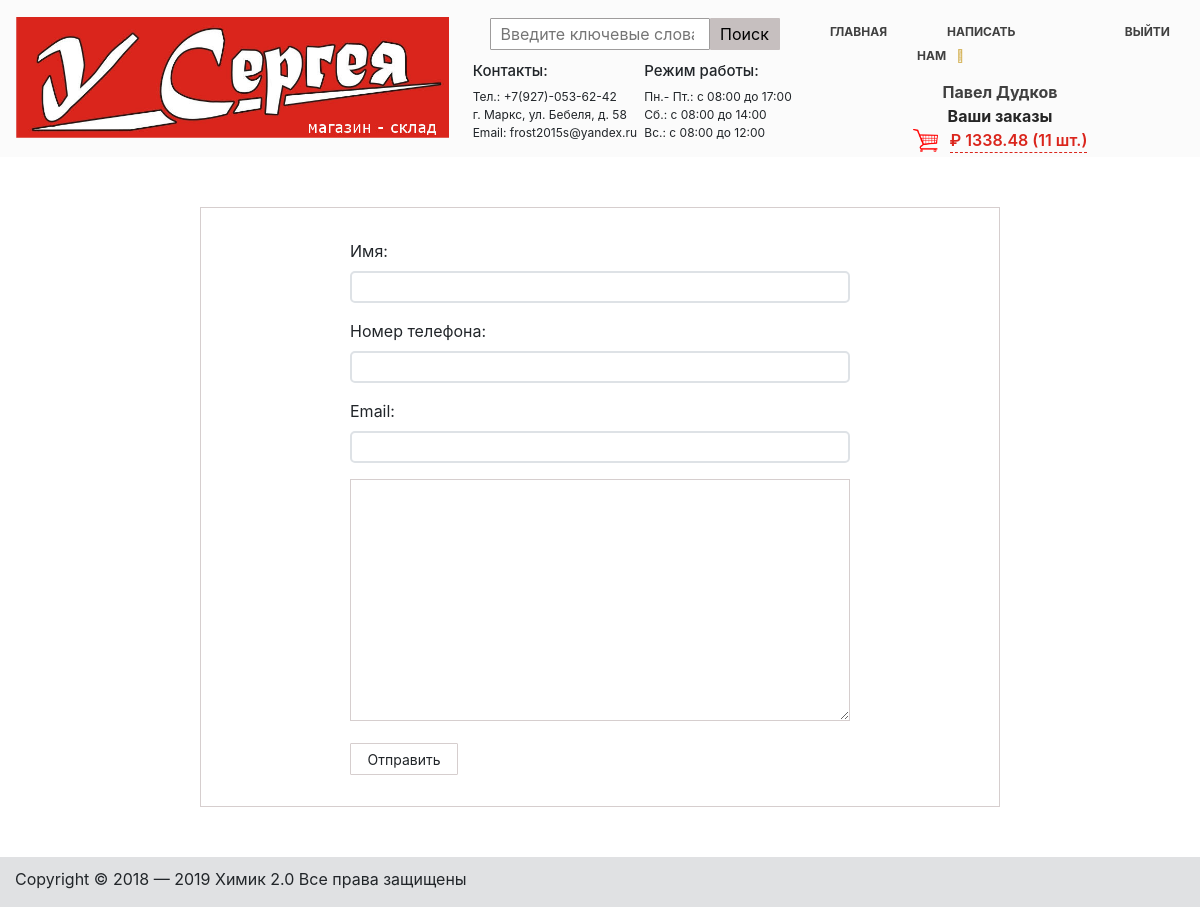
/feedback/ (signed in), run on the app's committed database.
### authapp/models.py (models this page shows)
class ShopUser(AbstractUser):
    avatar = models.ImageField(verbose_name='фотография', upload_to='users_avatars', blank='True', default='users_avatars/default.jpg')
    phone = models.CharField(verbose_name='номер телефона', max_length=30)

### basketapp/models.py (models this page shows, shortened)
class Basket(models.Model):
    user = models.ForeignKey(settings.AUTH_USER_MODEL, on_delete=models.CASCADE, related_name='basket')
    product = models.ForeignKey(Product, on_delete=models.CASCADE)
    quantity = models.PositiveIntegerField(verbose_name='количество', default=0)
    add_datetime = models.DateTimeField(verbose_name='время', auto_now_add=True)
    @property
    def product_cost(self):
        return self.product.price * self.quantity
    @property
    def total_quantity(self):
        _items = Basket.objects.filter(user=self.user)
        _totalquantity = sum(list(map(lambda x: x.quantity, _items)))
        return _totalquantity
    @property
    def total_cost(self):
        _items = Basket.objects.filter(user=self.user)
        _totalcost = sum(list(map(lambda x: x.product_cost, _items)))
        return _totalcost

### mainapp/models.py (models this page shows, shortened)
class Product(models.Model):
    category = models.ForeignKey(ProductCategory, on_delete=models.CASCADE)
    name = models.CharField(verbose_name='имя продукта', max_length=128)
    image = models.ImageField(upload_to='products_images', blank=True)
    short_desc = models.CharField(verbose_name='краткое описание продукта', max_length=60, blank=True)
    description = models.TextField(verbose_name='описание продукта', blank=True)
    price = models.DecimalField(verbose_name='цена продукта', max_digits=8, decimal_places=2, default=0)
    quantity = models.PositiveIntegerField(verbose_name='количество на складе', default=0)

### mainapp/views.py (the view)
# urls.py: path('feedback/', mainapp.feedback, name='feedback'),
def feedback(request):
    title = 'Написать нам'
    basket = []
    if request.user.is_authenticated:
        basket = Basket.objects.filter(user=request.user)
    sent = False
    mailfrom = settings.EMAIL_HOST_USER
    mailto = [settings.EMAIL_HOST_USER]
    if request.method == 'POST':
        form = ContactForm(request.POST)
        if form.is_valid():
            cd = form.cleaned_data
            subject = 'Новое письмо от {}'.format(cd['name'])
            message = 'Прислал {}. Телефон: {}. Пишет: {}'.format(cd['email'], cd['phone'], cd['message'])
            send_mail(subject, message, mailfrom, mailto)
            sent = True
    else:
        form = ContactForm()
    content = {'title': title,
               'basket': basket,
               'form': form,
               'sent': sent
               }
    return render(request, 'mainapp/feedback.html', content)

### mainapp/forms.py
class ContactForm (forms.Form):
    name = forms.CharField(label='Имя', max_length=30)
    phone = forms.CharField(label='Номер телефона', max_length=30)
    email = forms.EmailField(label='Email', max_length=254)
    message = forms.CharField(label='', max_length=2000, widget=forms.Textarea, required=True)

### mainapp/templates/mainapp/feedback.html (shortened to what this page needs)
{% extends 'mainapp/base.html' %}
{% load staticfiles %}
{% block menu %}
    <div class="position-index-sign-in">
        {% include 'mainapp/includes/inc_sing_in.html' %}
    </div>
{% endblock %}
{% block content %}
    <div class="block-position-feeback-one">
     {% if sent %}
        <h1>Письмо отправленно!</h1>
     {% else %}
        <div class="block-position-feeback-two">
            <form method="POST" class="post-form"  action="#">
                {{ form.as_p }}
                <button type="submit" class="btn btn-default btn-sm" style="border: 1px solid #d6cece; width: 108px; border-radius: 1px;">Отправить</button>
            </form>
        </div>
     {% endif %}
     </div>
{% endblock %}

### mainapp/templates/mainapp/includes/inc_sing_in.html
{% load staticfiles %}
{% if user.is_authenticated %}
<a href="{% url 'auth:edit' %}" class="edit-user-profil-login"><abbr title="Редактировать"
                                                                     style="text-decoration: none;">
    {{ user.first_name|default:'Пользователь' }}</abbr>
</a>
<a href="{% url 'ordersapp:orders_list' %}" class="order-style-view">
                       Ваши заказы
                   </a>
{% endif %}
<div class="sign-in-position">
        <img src="{% static 'img/basket-logo1.png' %}" class="basket-logo">
    {% if basket|length > 0 %}
        <a href="{% url 'basket:view' %}" class="mini-basket-position">
                    <span style="color: #da251c; font-weight: 600;">
                         &#8381 {{ basket.0.total_cost }}
                          ({{ basket.0.total_quantity }} шт.)
                    </span><br/></a>
    {% else %}
        <p class="if-basket-empty">Ваша корзина пуста</p>
    {% endif %}
</div>

### static/css/style.css (style rules this page uses)
* { margin: 0; padding: 0; }
body { overflow: auto; }
html, body { height: 100%; }
.input_style input, textarea { width: 500px; border: 1px solid #d6cece; resize: none; }
input { width: 100%; height: 32px; padding-left: 10px; border: 2px solid #dee2e6; border-radius: 5px; outline: none; background: #ffffff; color: #9E9C9C; }
button { top: 0; right: 0px; width: 70px; height: 32px; border: none; background: #dee2e6; border-radius: 0 5px 5px 0; }
.position-index-sign-in { display: flex; flex-direction: column; width: 400px; align-items: center; height: 100px; justify-content: center; }
.sign-in-position { display: flex; color: #212529; align-items: center; }
.basket-logo { width: 25px; margin-right: 12px; }
.mini-basket-position { text-decoration: none; border-bottom: 1px dashed #da251c; }
.edit-user-profil-login { text-decoration: none; text-align: right; margin-bottom: 0; margin-top: 10px; color: #404040; font-weight: 700; }
.order-style-view { text-decoration: none; color: #252525; font-weight: 700; }
.block-position-feeback-one { margin-top: 50px; display: flex; justify-content: center; margin-bottom: 50px; }
.block-position-feeback-two { border: 1px solid #d6cece; width: 800px; display: flex; justify-content: center; height: 600px; }
.post-form { width: 500px; display: flex; flex-direction: column; justify-content: center; }

### data on the page
ShopUser: first_name "Павел Дудков"
Basket: user+product+quantity "1338.48", user+quantity "11"
